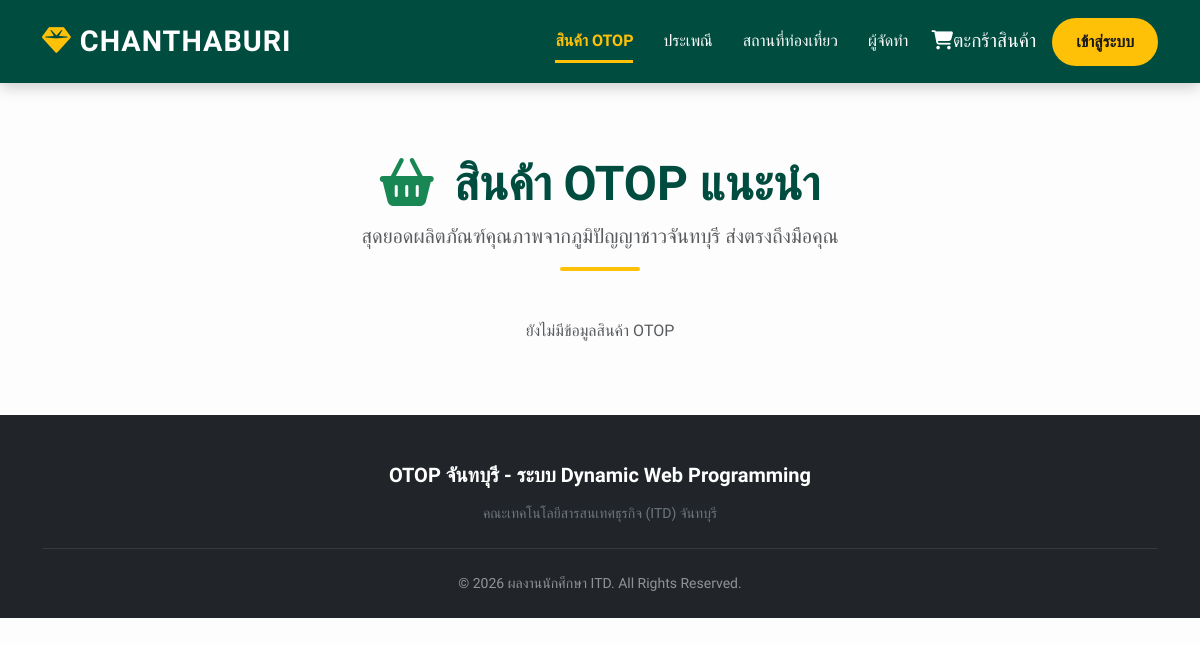
Before: /product.php with the older database file.
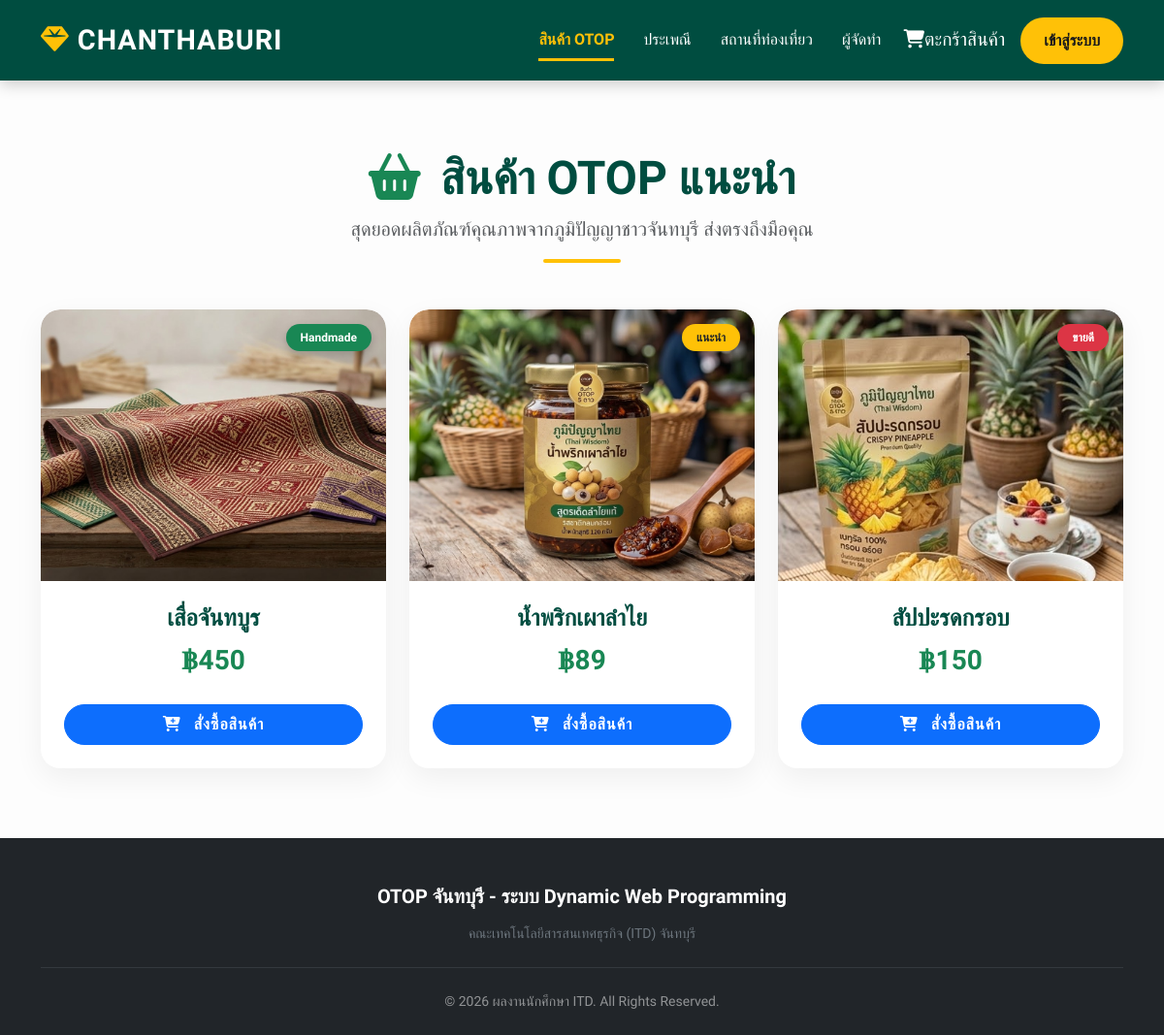
After: the same page with the newer database file.
### tables this page shows
CREATE TABLE IF NOT EXISTS `otop_products` (
  `id` int NOT NULL AUTO_INCREMENT,
  `name` varchar(255) NOT NULL,
  `price` varchar(50) NOT NULL,
  `description` text,
  `image_url` varchar(255) NOT NULL,
  `image_url_2` varchar(255) DEFAULT NULL,
  `image_url_3` varchar(255) DEFAULT NULL,
  `image_url_4` varchar(255) DEFAULT NULL,
  `tag` varchar(50) NOT NULL,
  `tag_color` varchar(50) NOT NULL,
  PRIMARY KEY (`id`)
);

### product.php (the view, shortened to what this page needs)
<?php include('includes/header.php'); ?>
<div class="container my-5 py-4">
    <div class="text-center mb-5 animate__animated animate__fadeInDown">
        <h2 class="fw-bold display-5" style="color: #004d40;"><i class="fas fa-shopping-basket me-2 text-success"></i>
            สินค้า OTOP แนะนำ</h2>
        <p class="lead text-muted">สุดยอดผลิตภัณฑ์คุณภาพจากภูมิปัญญาชาวจันทบุรี ส่งตรงถึงมือคุณ</p>
        <div class="mx-auto mt-3" style="width: 80px; height: 4px; background: #ffc107; border-radius: 2px;"></div>
    </div>
    <div class="row g-4 justify-content-center">
        <?php
        include('includes/db_config.php');
        $sql = "SELECT * FROM otop_products ORDER BY id DESC";
        $result = mysqli_query($conn, $sql);
        $delay = 0;
        if (mysqli_num_rows($result) > 0) {
            while ($p = mysqli_fetch_assoc($result)) {
                $delay += 200;
        ?>
            <div class="col-md-4 animate__animated animate__fadeInUp" style="animation-delay: <?= $delay ?>ms;">
                <div class="card product-card h-100">
                    <div class="product-img-wrapper">
                        <span class="badge product-badge <?= htmlspecialchars($p['tag_color']) ?>"><?= htmlspecialchars($p['tag']) ?></span>
                        <a href="order.php?id=<?= $p['id'] ?>">
                            <img src="<?= htmlspecialchars($p['image_url']) ?>" class="card-img-top w-100" style="height:280px; object-fit:cover;" alt="<?= htmlspecialchars($p['name']) ?>">
                        </a>
                    </div>
                    <div class="card-body p-4 text-center d-flex flex-column justify-content-between">
                        <div>
                            <a href="order.php?id=<?= $p['id'] ?>" style="text-decoration: none;">
                                <h4 class="fw-bold mb-2" style="color: #004d40;"><?= htmlspecialchars($p['name']) ?></h4>
                            </a>
                            <p class="text-success fs-3 fw-bold mb-4">฿<?= htmlspecialchars($p['price']) ?></p>
                        </div>
                        <a href="order.php?id=<?= $p['id'] ?>" class="btn btn-primary btn-order w-100 py-2">
                            <i class="fas fa-cart-plus me-2"></i> สั่งซื้อสินค้า
                        </a>
                    </div>
                </div>
            </div>
        <?php
            }
        } else {
            echo "<div class='col-12 text-center text-muted'>ยังไม่มีข้อมูลสินค้า OTOP</div>";
        }
        ?>
    </div>
</div>
<?php include('includes/footer.php'); ?>

### includes/header.php (shortened to what this page needs)
<!DOCTYPE html>
<html lang="th">
<head>
    <link href="https://cdn.jsdelivr.net/npm/bootstrap@5.3.0/dist/css/bootstrap.min.css" rel="stylesheet">
    <link rel="stylesheet" href="https://cdnjs.cloudflare.com/ajax/libs/font-awesome/6.4.0/css/all.min.css">
    <link rel="stylesheet" href="includes/image-sizing.css">
</head>
<body>
    <nav class="navbar navbar-expand-lg navbar-dark sticky-top">
        <div class="container">
            <a class="navbar-brand fw-bold" href="index.php">
                <i class="fas fa-gem text-warning me-2"></i>CHANTHABURI
            </a>
            <div class="collapse navbar-collapse" id="navbarNav">
                <ul class="navbar-nav ms-auto align-items-center">
                    <li class="nav-item"><a class="nav-link" href="product.php">สินค้า OTOP</a></li>
                    <li class="nav-item"><a class="nav-link" href="tradition.php">ประเพณี</a></li>
                    <li class="nav-item"><a class="nav-link" href="travel.php">สถานที่ท่องเที่ยว</a></li>
                    <li class="nav-item"><a class="nav-link" href="team.php">ผู้จัดทำ</a></li>
                </ul>
                <ul class="navbar-nav align-items-center">
                    <li class="nav-item ms-lg-2 cart-nav-item">
                        <a class="nav-link position-relative" href="cart.php" style="font-size: 1.2rem;">
                            <i class="fas fa-shopping-cart"></i> ตะกร้าสินค้า
                        </a>
                    </li>
                    <?php if (isset($_SESSION['admin_username'])): ?>
                        <li class="nav-item">
                            <a class="nav-link text-warning fw-bold" href="admin_dashboard.php">
                                <i class="fas fa-user-shield"></i> จัดการระบบ
                            </a>
                        </li>
                        <li class="nav-item dropdown ms-lg-3">
                            <a class="btn btn-danger rounded-pill px-4 text-white shadow-sm" href="logout.php"
                                onclick="event.preventDefault(); Swal.fire({title: 'คุณต้องการออกจากระบบใช่หรือไม่?', icon: 'warning', showCancelButton: true, confirmButtonColor: '#d33', confirmButtonText: 'ตกลง', cancelButtonText: 'ยกเลิก'}).then((result) => { if (result.isConfirmed) { window.location.href = this.href; } })">
                                <?= $_SESSION['admin_fullname'] ?> (Admin) <i class="fas fa-sign-out-alt ms-1"></i>
                            </a>
                        </li>
                    <?php else: ?>
                        <li class="nav-item ms-lg-3"><a href="login.php" class="btn btn-gold px-4">เข้าสู่ระบบ</a></li>
                    <?php endif; ?>
                </ul>
            </div>
        </div>
    </nav>

### includes/footer.php (shortened to what this page needs)
<footer class="bg-dark text-white pt-5 pb-4 mt-5">
    <div class="container text-center">
        <h5 class="fw-bold mb-3">OTOP จันทบุรี - ระบบ Dynamic Web Programming</h5>
        <p class="text-secondary small">คณะเทคโนโลยีสารสนเทศธุรกิจ (ITD) จันทบุรี</p>
        <hr class="border-secondary my-4">
        <p class="small mb-0 opacity-50">&copy; 2026 ผลงานนักศึกษา ITD. All Rights Reserved.</p>
    </div>
</footer>
</body>
</html>

### includes/image-sizing.css (style rules this page uses)
img { max-width: 100%; height: auto; display: block; }

### includes/header.php (style rules this page uses)
:root { --primary: #004d40; --gold: #ffc107; --dark: #1a1a1a; }
body { font-family: 'Sarabun', sans-serif; background: #fdfdfd; color: #2c3e50; }
h1, h2, h3, .navbar-brand { font-family: 'Kanit', sans-serif; }
.navbar { background: var(--primary) !important; box-shadow: 0 4px 15px rgba(0, 0, 0, 0.2); padding: 15px 0; }
.navbar-brand { font-size: 1.8rem; letter-spacing: 1px; }
.nav-link { color: #ffffff !important; margin: 0 15px; padding: 10px 0 !important; transition: 0.3s; border-bottom: 3px solid transparent; font-weight: 500; display: flex; align-items: center; white-space: nowrap; line-height: 1.2; height: 100%; }
.nav-link.active { color: var(--gold) !important; border-bottom-color: var(--gold); font-weight: 700; }
.btn-gold { background: var(--gold); color: var(--dark); border-radius: 50px; padding: 12px 30px; font-weight: 600; border: none; transition: 0.3s; }
.cart-nav-item { display: flex; align-items: center; margin-left: 10px; }
.nav-link[href="cart.php"] { font-size: 1.1rem; margin: 0 !important; }

### product.php (style rules this page uses)
.product-card { border: none; border-radius: 20px; overflow: hidden; transition: all 0.4s cubic-bezier(0.175, 0.885, 0.32, 1.275); background: #fff; box-shadow: 0 10px 30px rgba(0, 0, 0, 0.06); }
.product-img-wrapper { position: relative; overflow: hidden; border-radius: 20px 20px 0 0; }
.product-img-wrapper img { transition: transform 0.6s ease; }
.product-badge { position: absolute; top: 15px; right: 15px; z-index: 2; box-shadow: 0 4px 10px rgba(0, 0, 0, 0.2); font-weight: bold; padding: 8px 15px; border-radius: 50px; }
.btn-order { transition: all 0.3s ease; font-weight: bold; border-radius: 50px; text-transform: uppercase; letter-spacing: 1px; }

Changed rows visible on the page:
added otop_products: tag "Handmade", image_url (picture), name "เสื่อจันทบูร", price "450"
added otop_products: tag "แนะนำ", image_url (picture), name "น้ำพริกเผาลำไย", price "89"
added otop_products: tag "ขายดี", image_url (picture), name "สัปปะรดกรอบ", price "150"
Other visible differences:
text no longer shown: "ยังไม่มีข้อมูลสินค้า OTOP"
